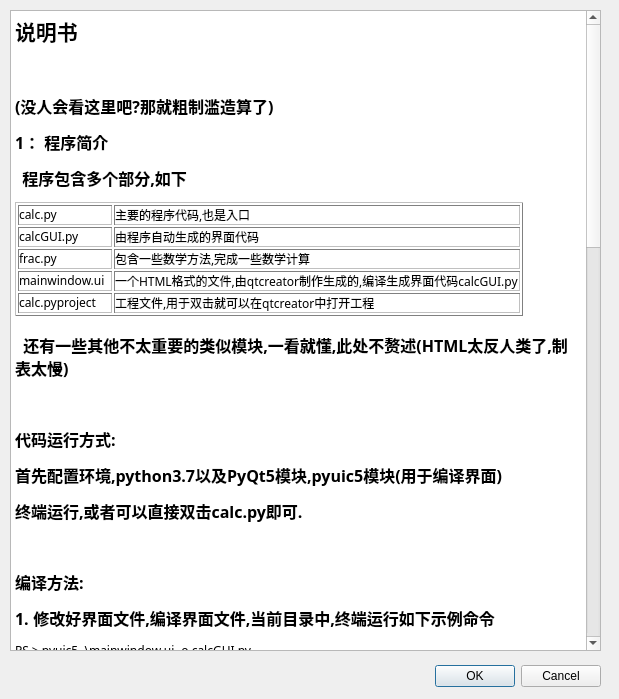
<?xml version="1.0" encoding="UTF-8"?>
<ui version="4.0">
 <class>Dialog</class>
 <widget class="QDialog" name="Dialog">
  <property name="geometry">
   <rect>
    <x>0</x>
    <y>0</y>
    <width>619</width>
    <height>699</height>
   </rect>
  </property>
  <property name="windowTitle">
   <string>帮助</string>
  </property>
  <widget class="QDialogButtonBox" name="buttonBox">
   <property name="geometry">
    <rect>
     <x>400</x>
     <y>660</y>
     <width>201</width>
     <height>32</height>
    </rect>
   </property>
   <property name="orientation">
    <enum>Qt::Horizontal</enum>
   </property>
   <property name="standardButtons">
    <set>QDialogButtonBox::Cancel|QDialogButtonBox::Ok</set>
   </property>
  </widget>
  <widget class="QTextBrowser" name="textBrowser">
   <property name="geometry">
    <rect>
     <x>10</x>
     <y>10</y>
     <width>591</width>
     <height>641</height>
    </rect>
   </property>
   <property name="font">
    <font>
     <family>等线</family>
    </font>
   </property>
   <property name="html">
    <string>&lt;!DOCTYPE HTML PUBLIC &quot;-//W3C//DTD HTML 4.0//EN&quot; &quot;http://www.w3.org/TR/REC-html40/strict.dtd&quot;&gt;
&lt;html&gt;&lt;head&gt;&lt;meta name=&quot;qrichtext&quot; content=&quot;1&quot; /&gt;&lt;style type=&quot;text/css&quot;&gt;
p, li { white-space: pre-wrap; }
&lt;/style&gt;&lt;/head&gt;&lt;body style=&quot; font-family:'等线'; font-size:9pt; font-weight:400; font-style:normal;&quot;&gt;
&lt;p style=&quot; margin-top:12px; margin-bottom:12px; margin-left:0px; margin-right:0px; -qt-block-indent:0; text-indent:0px;&quot;&gt;&lt;span style=&quot; font-family:'SimSun'; font-size:16pt; font-weight:600;&quot;&gt;说明书&lt;/span&gt;&lt;/p&gt;
&lt;p style=&quot;-qt-paragraph-type:empty; margin-top:12px; margin-bottom:12px; margin-left:0px; margin-right:0px; -qt-block-indent:0; text-indent:0px; font-family:'宋体'; font-size:12pt; font-weight:600;&quot;&gt;&lt;br /&gt;&lt;/p&gt;
&lt;p style=&quot; margin-top:12px; margin-bottom:12px; margin-left:0px; margin-right:0px; -qt-block-indent:0; text-indent:0px;&quot;&gt;&lt;span style=&quot; font-family:'宋体'; font-size:12pt; font-weight:600;&quot;&gt;(没人会看这里吧?那就粗制滥造算了)&lt;/span&gt;&lt;/p&gt;
&lt;p style=&quot; margin-top:12px; margin-bottom:12px; margin-left:0px; margin-right:0px; -qt-block-indent:0; text-indent:0px;&quot;&gt;&lt;span style=&quot; font-family:'宋体'; font-size:12pt; font-weight:600;&quot;&gt;1： 程序简介&lt;/span&gt;&lt;span style=&quot; font-family:'SimSun';&quot;&gt; &lt;/span&gt;&lt;/p&gt;
&lt;p style=&quot; margin-top:12px; margin-bottom:12px; margin-left:0px; margin-right:0px; -qt-block-indent:0; text-indent:0px;&quot;&gt;&lt;span style=&quot; font-family:'宋体'; font-size:12pt; font-weight:600;&quot;&gt; &lt;/span&gt;&lt;span style=&quot; font-family:'SimSun'; font-weight:600;&quot;&gt; &lt;/span&gt;&lt;span style=&quot; font-family:'SimSun'; font-size:12pt; font-weight:600;&quot;&gt;程序包含多个部分,如下&lt;/span&gt;&lt;/p&gt;
&lt;p style=&quot;-qt-paragraph-type:empty; margin-top:12px; margin-bottom:12px; margin-left:0px; margin-right:0px; -qt-block-indent:0; text-indent:0px; font-family:'SimSun';&quot;&gt;&lt;br /&gt;&lt;/p&gt;
&lt;table border=&quot;1&quot; style=&quot; margin-top:0px; margin-bottom:0px; margin-left:0px; margin-right:0px;&quot; cellspacing=&quot;2&quot; cellpadding=&quot;0&quot;&gt;
&lt;tr&gt;
&lt;td&gt;
&lt;p style=&quot; margin-top:0px; margin-bottom:0px; margin-left:0px; margin-right:0px; -qt-block-indent:0; text-indent:0px;&quot;&gt;&lt;span style=&quot; font-family:'SimSun';&quot;&gt;calc.py  &lt;/span&gt;&lt;/p&gt;&lt;/td&gt;
&lt;td&gt;
&lt;p style=&quot; margin-top:0px; margin-bottom:0px; margin-left:0px; margin-right:0px; -qt-block-indent:0; text-indent:0px;&quot;&gt;&lt;span style=&quot; font-family:'SimSun';&quot;&gt;主要的程序代码,也是入口&lt;/span&gt;&lt;/p&gt;&lt;/td&gt;&lt;/tr&gt;
&lt;tr&gt;
&lt;td&gt;
&lt;p style=&quot; margin-top:0px; margin-bottom:0px; margin-left:0px; margin-right:0px; -qt-block-indent:0; text-indent:0px;&quot;&gt;&lt;span style=&quot; font-family:'SimSun';&quot;&gt;calcGUI.py  &lt;/span&gt;&lt;/p&gt;&lt;/td&gt;
&lt;td&gt;
&lt;p style=&quot; margin-top:0px; margin-bottom:0px; margin-left:0px; margin-right:0px; -qt-block-indent:0; text-indent:0px;&quot;&gt;&lt;span style=&quot; font-family:'SimSun';&quot;&gt;由程序自动生成的界面代码&lt;/span&gt;&lt;/p&gt;&lt;/td&gt;&lt;/tr&gt;
&lt;tr&gt;
&lt;td&gt;
&lt;p style=&quot; margin-top:0px; margin-bottom:0px; margin-left:0px; margin-right:0px; -qt-block-indent:0; text-indent:0px;&quot;&gt;&lt;span style=&quot; font-family:'SimSun';&quot;&gt;frac.py  &lt;/span&gt;&lt;/p&gt;&lt;/td&gt;
&lt;td&gt;
&lt;p style=&quot; margin-top:0px; margin-bottom:0px; margin-left:0px; margin-right:0px; -qt-block-indent:0; text-indent:0px;&quot;&gt;&lt;span style=&quot; font-family:'SimSun';&quot;&gt;包含一些数学方法,完成一些数学计算&lt;/span&gt;&lt;/p&gt;&lt;/td&gt;&lt;/tr&gt;
&lt;tr&gt;
&lt;td&gt;
&lt;p style=&quot; margin-top:0px; margin-bottom:0px; margin-left:0px; margin-right:0px; -qt-block-indent:0; text-indent:0px;&quot;&gt;&lt;span style=&quot; font-family:'SimSun';&quot;&gt;mainwindow.ui  &lt;/span&gt;&lt;/p&gt;&lt;/td&gt;
&lt;td&gt;
&lt;p style=&quot; margin-top:0px; margin-bottom:0px; margin-left:0px; margin-right:0px; -qt-block-indent:0; text-indent:0px;&quot;&gt;&lt;span style=&quot; font-family:'SimSun';&quot;&gt;一个HTML格式的文件,由qtcreator制作生成的,编译生成界面代码calcGUI.py&lt;/span&gt;&lt;/p&gt;&lt;/td&gt;&lt;/tr&gt;
&lt;tr&gt;
&lt;td&gt;
&lt;p style=&quot; margin-top:0px; margin-bottom:0px; margin-left:0px; margin-right:0px; -qt-block-indent:0; text-indent:0px;&quot;&gt;&lt;span style=&quot; font-family:'SimSun';&quot;&gt;calc.pyproject  &lt;/span&gt;&lt;/p&gt;&lt;/td&gt;
&lt;td&gt;
&lt;p style=&quot; margin-top:0px; margin-bottom:0px; margin-left:0px; margin-right:0px; -qt-block-indent:0; text-indent:0px;&quot;&gt;&lt;span style=&quot; font-family:'SimSun';&quot;&gt;工程文件,用于双击就可以在qtcreator中打开工程&lt;/span&gt;&lt;/p&gt;&lt;/td&gt;&lt;/tr&gt;&lt;/table&gt;
&lt;p style=&quot;-qt-paragraph-type:empty; margin-top:0px; margin-bottom:0px; margin-left:0px; margin-right:0px; -qt-block-indent:0; text-indent:0px; font-family:'SimSun';&quot;&gt;&lt;br /&gt;&lt;/p&gt;
&lt;p style=&quot; margin-top:0px; margin-bottom:0px; margin-left:0px; margin-right:0px; -qt-block-indent:0; text-indent:0px;&quot;&gt;&lt;span style=&quot; font-family:'SimSun'; font-size:12pt; font-weight:600;&quot;&gt;  还有一些其他不太重要的类似模块,一看就懂,此处不赘述(HTML太反人类了,制表太慢)&lt;/span&gt;&lt;/p&gt;
&lt;p style=&quot; margin-top:12px; margin-bottom:12px; margin-left:0px; margin-right:0px; -qt-block-indent:0; text-indent:0px;&quot;&gt;&lt;span style=&quot; font-family:'宋体'; font-size:12pt; font-weight:600;&quot;&gt; &lt;/span&gt;&lt;span style=&quot; font-family:'SimSun';&quot;&gt; &lt;/span&gt;&lt;/p&gt;
&lt;p style=&quot; margin-top:12px; margin-bottom:12px; margin-left:0px; margin-right:0px; -qt-block-indent:0; text-indent:0px;&quot;&gt;&lt;span style=&quot; font-family:'宋体'; font-size:12pt; font-weight:600;&quot;&gt;代码运行方式:&lt;/span&gt;&lt;span style=&quot; font-family:'SimSun';&quot;&gt; &lt;/span&gt;&lt;/p&gt;
&lt;p style=&quot; margin-top:12px; margin-bottom:12px; margin-left:0px; margin-right:0px; -qt-block-indent:0; text-indent:0px;&quot;&gt;&lt;span style=&quot; font-family:'宋体'; font-size:12pt; font-weight:600;&quot;&gt;首先配置环境,python3.7以及PyQt5模块,pyuic5模块(用于编译界面)&lt;/span&gt;&lt;span style=&quot; font-family:'SimSun';&quot;&gt; &lt;/span&gt;&lt;/p&gt;
&lt;p style=&quot; margin-top:12px; margin-bottom:12px; margin-left:0px; margin-right:0px; -qt-block-indent:0; text-indent:0px;&quot;&gt;&lt;span style=&quot; font-family:'宋体'; font-size:12pt; font-weight:600;&quot;&gt;终端运行,或者可以直接双击calc.py即可.&lt;/span&gt;&lt;span style=&quot; font-family:'SimSun';&quot;&gt; &lt;/span&gt;&lt;/p&gt;
&lt;p style=&quot; margin-top:12px; margin-bottom:12px; margin-left:0px; margin-right:0px; -qt-block-indent:0; text-indent:0px;&quot;&gt;&lt;span style=&quot; font-family:'宋体'; font-size:12pt; font-weight:600;&quot;&gt; &lt;/span&gt;&lt;span style=&quot; font-family:'SimSun';&quot;&gt; &lt;/span&gt;&lt;/p&gt;
&lt;p style=&quot; margin-top:12px; margin-bottom:12px; margin-left:0px; margin-right:0px; -qt-block-indent:0; text-indent:0px;&quot;&gt;&lt;span style=&quot; font-family:'宋体'; font-size:12pt; font-weight:600;&quot;&gt;编译方法: &lt;/span&gt;&lt;/p&gt;
&lt;p style=&quot; margin-top:12px; margin-bottom:12px; margin-left:0px; margin-right:0px; -qt-block-indent:0; text-indent:0px;&quot;&gt;&lt;span style=&quot; font-family:'宋体'; font-size:12pt; font-weight:600;&quot;&gt;1.&lt;/span&gt;&lt;span style=&quot; font-family:'Times New Roman'; font-size:7pt;&quot;&gt;  &lt;/span&gt;&lt;span style=&quot; font-family:'宋体'; font-size:12pt; font-weight:600;&quot;&gt;修改好界面文件,编译界面文件,当前目录中,终端运行如下示例命令&lt;/span&gt;&lt;span style=&quot; font-family:'SimSun';&quot;&gt; &lt;/span&gt;&lt;/p&gt;
&lt;p style=&quot; margin-top:12px; margin-bottom:12px; margin-left:0px; margin-right:0px; -qt-block-indent:0; text-indent:0px;&quot;&gt;&lt;span style=&quot; font-family:'Courier New';&quot;&gt;PS &amp;gt; pyuic5 .\mainwindow.ui -o calcGUI.py&lt;/span&gt;&lt;/p&gt;
&lt;p style=&quot; margin-top:12px; margin-bottom:12px; margin-left:0px; margin-right:0px; -qt-block-indent:0; text-indent:0px;&quot;&gt;&lt;span style=&quot; font-family:'宋体'; font-size:12pt; font-weight:600;&quot;&gt;编译出界面代码,如果已经有就不用重新编译.&lt;/span&gt;&lt;span style=&quot; font-family:'SimSun';&quot;&gt; &lt;/span&gt;&lt;/p&gt;
&lt;p style=&quot; margin-top:12px; margin-bottom:12px; margin-left:0px; margin-right:0px; -qt-block-indent:0; text-indent:0px;&quot;&gt;&lt;span style=&quot; font-family:'宋体'; font-size:12pt; font-weight:600;&quot;&gt;2.&lt;/span&gt;&lt;span style=&quot; font-family:'Times New Roman'; font-size:7pt;&quot;&gt;  &lt;/span&gt;&lt;span style=&quot; font-family:'宋体'; font-size:12pt; font-weight:600;&quot;&gt;当前目录中,终端运行如下示例命令(需要pyinstaller包)&lt;/span&gt;&lt;span style=&quot; font-family:'SimSun';&quot;&gt; &lt;/span&gt;&lt;/p&gt;
&lt;p style=&quot; margin-top:12px; margin-bottom:12px; margin-left:0px; margin-right:0px; -qt-block-indent:0; text-indent:0px;&quot;&gt;&lt;span style=&quot; font-family:'Courier New';&quot;&gt;PS &amp;gt; pyinstaller -w -F calc.py -i .\nano_icon_pack_6~1.ico&lt;/span&gt;&lt;/p&gt;
&lt;p style=&quot; margin-top:12px; margin-bottom:12px; margin-left:0px; margin-right:0px; -qt-block-indent:0; text-indent:0px;&quot;&gt;&lt;span style=&quot; font-family:'宋体'; font-size:12pt; font-weight:600;&quot;&gt;即可编译出可执行文件.&lt;/span&gt;&lt;span style=&quot; font-family:'SimSun';&quot;&gt; &lt;/span&gt;&lt;/p&gt;
&lt;p style=&quot; margin-top:12px; margin-bottom:12px; margin-left:0px; margin-right:0px; -qt-block-indent:0; text-indent:0px;&quot;&gt;&lt;span style=&quot; font-family:'宋体'; font-size:12pt; font-weight:600;&quot;&gt; &lt;/span&gt;&lt;span style=&quot; font-family:'SimSun';&quot;&gt; &lt;/span&gt;&lt;/p&gt;
&lt;p style=&quot; margin-top:12px; margin-bottom:12px; margin-left:0px; margin-right:0px; -qt-block-indent:0; text-indent:0px;&quot;&gt;&lt;span style=&quot; font-family:'宋体'; font-size:12pt; font-weight:600;&quot;&gt;如果缺失包可以通过如下方式安装&lt;/span&gt;&lt;span style=&quot; font-family:'SimSun';&quot;&gt; &lt;/span&gt;&lt;/p&gt;
&lt;p style=&quot; margin-top:12px; margin-bottom:12px; margin-left:0px; margin-right:0px; -qt-block-indent:0; text-indent:0px;&quot;&gt;&lt;span style=&quot; font-family:'宋体'; font-size:12pt; font-weight:600;&quot;&gt;缺失PyQt5,pyuic5,pyinstaller&lt;/span&gt;&lt;span style=&quot; font-family:'SimSun';&quot;&gt; &lt;/span&gt;&lt;/p&gt;
&lt;p style=&quot; margin-top:12px; margin-bottom:12px; margin-left:0px; margin-right:0px; -qt-block-indent:0; text-indent:0px;&quot;&gt;&lt;span style=&quot; font-family:'Courier New';&quot;&gt;PS &amp;gt; pip install PyQt5&lt;/span&gt;&lt;/p&gt;
&lt;p style=&quot; margin-top:12px; margin-bottom:12px; margin-left:0px; margin-right:0px; -qt-block-indent:0; text-indent:0px;&quot;&gt;&lt;span style=&quot; font-family:'Courier New';&quot;&gt;PS &amp;gt; pip install pyuic5 &lt;/span&gt;&lt;/p&gt;
&lt;p style=&quot; margin-top:12px; margin-bottom:12px; margin-left:0px; margin-right:0px; -qt-block-indent:0; text-indent:0px;&quot;&gt;&lt;span style=&quot; font-family:'Courier New';&quot;&gt;PS &amp;gt; pip install pyinstaller&lt;/span&gt;&lt;/p&gt;
&lt;p style=&quot; margin-top:12px; margin-bottom:12px; margin-left:0px; margin-right:0px; -qt-block-indent:0; text-indent:0px;&quot;&gt;&lt;span style=&quot; font-family:'宋体'; font-size:12pt; font-weight:600;&quot;&gt; &lt;/span&gt;&lt;span style=&quot; font-family:'SimSun';&quot;&gt; &lt;/span&gt;&lt;/p&gt;
&lt;p style=&quot; margin-top:12px; margin-bottom:12px; margin-left:0px; margin-right:0px; -qt-block-indent:0; text-indent:0px;&quot;&gt;&lt;span style=&quot; font-family:'宋体'; font-size:12pt; font-weight:600;&quot;&gt;代码请打开source文件夹里查看,配有详细注释,代码较多,在编辑器打开效果更好,此处就不粘贴了.编码是utf-8格式.&lt;/span&gt;&lt;span style=&quot; font-family:'SimSun';&quot;&gt; &lt;/span&gt;&lt;/p&gt;
&lt;p style=&quot; margin-top:12px; margin-bottom:12px; margin-left:0px; margin-right:0px; -qt-block-indent:0; text-indent:0px;&quot;&gt;&lt;span style=&quot; font-family:'宋体'; font-size:12pt; font-weight:600;&quot;&gt; &lt;/span&gt;&lt;span style=&quot; font-family:'SimSun';&quot;&gt; &lt;/span&gt;&lt;/p&gt;
&lt;p style=&quot; margin-top:12px; margin-bottom:12px; margin-left:0px; margin-right:0px; -qt-block-indent:0; text-indent:0px;&quot;&gt;&lt;span style=&quot; font-family:'宋体'; font-size:12pt; font-weight:600;&quot;&gt;已经编译好的exe在exe文件夹内,Windows下双击就可以运行,无需其他环境变量的配置.&lt;/span&gt;&lt;span style=&quot; font-family:'SimSun';&quot;&gt; &lt;/span&gt;&lt;/p&gt;
&lt;p style=&quot; margin-top:12px; margin-bottom:12px; margin-left:0px; margin-right:0px; -qt-block-indent:0; text-indent:0px;&quot;&gt;&lt;span style=&quot; font-family:'宋体'; font-size:12pt; font-weight:600;&quot;&gt; &lt;/span&gt;&lt;span style=&quot; font-family:'SimSun';&quot;&gt; &lt;/span&gt;&lt;/p&gt;
&lt;p style=&quot; margin-top:12px; margin-bottom:12px; margin-left:0px; margin-right:0px; -qt-block-indent:0; text-indent:0px;&quot;&gt;&lt;span style=&quot; font-family:'宋体'; font-size:12pt; font-weight:600;&quot;&gt;使用方法:&lt;/span&gt;&lt;span style=&quot; font-family:'SimSun';&quot;&gt; &lt;/span&gt;&lt;/p&gt;
&lt;p style=&quot; margin-top:12px; margin-bottom:12px; margin-left:0px; margin-right:0px; -qt-block-indent:0; text-indent:0px;&quot;&gt;&lt;span style=&quot; font-family:'宋体'; font-size:12pt; font-weight:600;&quot;&gt;打开界面一看就懂,按下按钮输入,然后按下等于就可以得到结果,以及分数近似的值.目前仍旧存在一些输入时容易遇见的问题,比如常见的一些写法不能被识别,需要注意输入格式.&lt;/span&gt;&lt;span style=&quot; font-family:'SimSun';&quot;&gt; &lt;/span&gt;&lt;/p&gt;
&lt;p style=&quot; margin-top:12px; margin-bottom:12px; margin-left:0px; margin-right:0px; -qt-block-indent:0; text-indent:0px;&quot;&gt;&lt;span style=&quot; font-family:'宋体'; font-size:12pt; font-weight:600;&quot;&gt;示例:&lt;/span&gt;&lt;span style=&quot; font-family:'SimSun';&quot;&gt; &lt;/span&gt;&lt;/p&gt;
&lt;p style=&quot; margin-top:12px; margin-bottom:12px; margin-left:0px; margin-right:0px; -qt-block-indent:0; text-indent:0px;&quot;&gt;&lt;img src=&quot;file:///C:/Users/ngc13/AppData/Local/Temp/msohtmlclip1/01/clip_image002.gif&quot; width=&quot;554&quot; height=&quot;88&quot; style=&quot;float: left;&quot; /&gt;&lt;img src=&quot;file:///C:/Users/ngc13/AppData/Local/Temp/msohtmlclip1/01/clip_image004.gif&quot; width=&quot;554&quot; height=&quot;89&quot; style=&quot;float: left;&quot; /&gt;&lt;img src=&quot;file:///C:/Users/ngc13/AppData/Local/Temp/msohtmlclip1/01/clip_image006.gif&quot; width=&quot;554&quot; height=&quot;90&quot; style=&quot;float: left;&quot; /&gt;&lt;img src=&quot;file:///C:/Users/ngc13/AppData/Local/Temp/msohtmlclip1/01/clip_image008.gif&quot; width=&quot;554&quot; height=&quot;88&quot; style=&quot;float: left;&quot; /&gt;&lt;img src=&quot;file:///C:/Users/ngc13/AppData/Local/Temp/msohtmlclip1/01/clip_image010.gif&quot; width=&quot;554&quot; height=&quot;98&quot; style=&quot;float: left;&quot; /&gt;&lt;span style=&quot; font-family:'SimSun';&quot;&gt; &lt;/span&gt;&lt;/p&gt;
&lt;p style=&quot;-qt-paragraph-type:empty; margin-top:12px; margin-bottom:12px; margin-left:0px; margin-right:0px; -qt-block-indent:0; text-indent:0px; font-family:'SimSun';&quot;&gt;&lt;br /&gt;&lt;/p&gt;
&lt;p style=&quot;-qt-paragraph-type:empty; margin-top:12px; margin-bottom:12px; margin-left:0px; margin-right:0px; -qt-block-indent:0; text-indent:0px; font-family:'宋体'; font-size:12pt; font-weight:600;&quot;&gt;&lt;br /&gt;&lt;/p&gt;
&lt;p style=&quot;-qt-paragraph-type:empty; margin-top:12px; margin-bottom:12px; margin-left:0px; margin-right:0px; -qt-block-indent:0; text-indent:0px; font-family:'宋体'; font-size:12pt; font-weight:600;&quot;&gt;&lt;br /&gt;&lt;/p&gt;
&lt;p style=&quot;-qt-paragraph-type:empty; margin-top:12px; margin-bottom:12px; margin-left:0px; margin-right:0px; -qt-block-indent:0; text-indent:0px; font-family:'宋体'; font-size:12pt; font-weight:600;&quot;&gt;&lt;br /&gt;&lt;/p&gt;
&lt;p style=&quot;-qt-paragraph-type:empty; margin-top:12px; margin-bottom:12px; margin-left:0px; margin-right:0px; -qt-block-indent:0; text-indent:0px; font-family:'宋体'; font-size:12pt; font-weight:600;&quot;&gt;&lt;br /&gt;&lt;/p&gt;
&lt;p style=&quot;-qt-paragraph-type:empty; margin-top:12px; margin-bottom:12px; margin-left:0px; margin-right:0px; -qt-block-indent:0; text-indent:0px; font-family:'宋体'; font-size:12pt; font-weight:600;&quot;&gt;&lt;br /&gt;&lt;/p&gt;
&lt;p style=&quot;-qt-paragraph-type:empty; margin-top:12px; margin-bottom:12px; margin-left:0px; margin-right:0px; -qt-block-indent:0; text-indent:0px; font-family:'宋体'; font-size:12pt; font-weight:600;&quot;&gt;&lt;br /&gt;&lt;/p&gt;
&lt;p style=&quot;-qt-paragraph-type:empty; margin-top:12px; margin-bottom:12px; margin-left:0px; margin-right:0px; -qt-block-indent:0; text-indent:0px; font-family:'宋体'; font-size:12pt; font-weight:600;&quot;&gt;&lt;br /&gt;&lt;/p&gt;
&lt;p style=&quot; margin-top:12px; margin-bottom:12px; margin-left:0px; margin-right:0px; -qt-block-indent:0; text-indent:0px;&quot;&gt;&lt;span style=&quot; font-family:'宋体'; font-size:12pt; font-weight:600;&quot;&gt;请注意!虽然可以直接用键盘输入,也可以计算,但是可能会导致一些问题,在修复之前不建议使用这种方法.&lt;/span&gt;&lt;span style=&quot; font-family:'SimSun';&quot;&gt; &lt;/span&gt;&lt;/p&gt;
&lt;p style=&quot; margin-top:12px; margin-bottom:12px; margin-left:0px; margin-right:0px; -qt-block-indent:0; text-indent:0px;&quot;&gt;&lt;span style=&quot; font-family:'宋体'; font-size:12pt; font-weight:600;&quot;&gt; &lt;/span&gt;&lt;span style=&quot; font-family:'SimSun';&quot;&gt; &lt;/span&gt;&lt;/p&gt;&lt;/body&gt;&lt;/html&gt;</string>
   </property>
  </widget>
 </widget>
 <resources/>
 <connections>
  <connection>
   <sender>buttonBox</sender>
   <signal>accepted()</signal>
   <receiver>Dialog</receiver>
   <slot>accept()</slot>
   <hints>
    <hint type="sourcelabel">
     <x>248</x>
     <y>254</y>
    </hint>
    <hint type="destinationlabel">
     <x>157</x>
     <y>274</y>
    </hint>
   </hints>
  </connection>
  <connection>
   <sender>buttonBox</sender>
   <signal>rejected()</signal>
   <receiver>Dialog</receiver>
   <slot>reject()</slot>
   <hints>
    <hint type="sourcelabel">
     <x>316</x>
     <y>260</y>
    </hint>
    <hint type="destinationlabel">
     <x>286</x>
     <y>274</y>
    </hint>
   </hints>
  </connection>
 </connections>
</ui>
